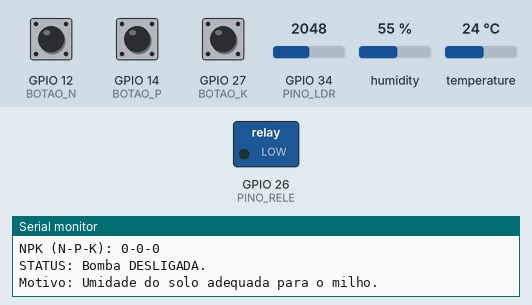
Simulated run of this sketch. Board: ESP32. Parts: switched loads named in the sketch (green lamp = pin HIGH), the last lines printed to the serial monitor. The inputs (shaded band) are chosen by the test bench; at power-on: humidity 55 %, GPIO 34 (PINO_LDR) = 2048, GPIO 12 (BOTAO_N) HIGH, GPIO 14 (BOTAO_P) HIGH, GPIO 27 (BOTAO_K) HIGH, temperature 24 °C.

Above: at 3.8 s.
3.9 s: humidity set to 53 %
At 6.7 s:
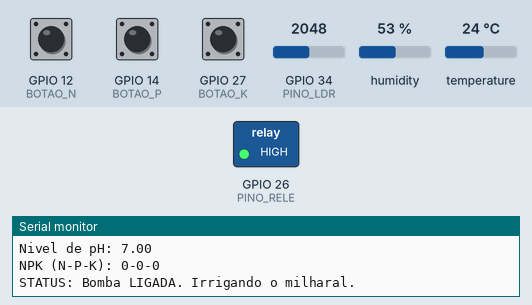
7.8 s: GPIO 34 (PINO_LDR) set to 2281
11.7 s: GPIO 34 (PINO_LDR) set to 2385
At 13.4 s:
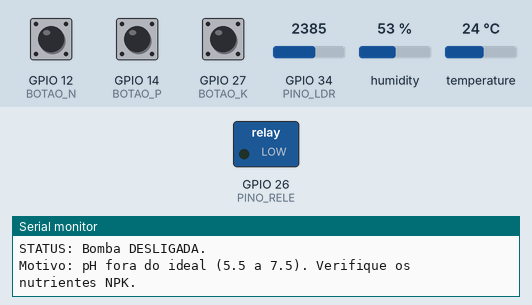
Timing chart, 0 to 14.9 s (numbered marks = the images above; inputs shaded):
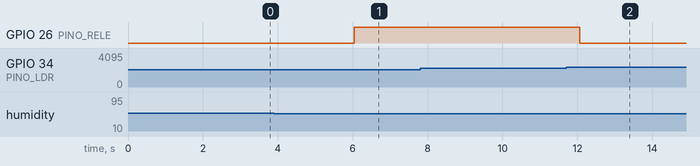

The sketch:

sketch.ino
```cpp
#include <DHT.h>

// Definição de Pinos
#define DHTPIN 15
#define DHTTYPE DHT22
#define PINO_LDR 34
#define PINO_RELE 26
#define BOTAO_N 12
#define BOTAO_P 14
#define BOTAO_K 27

DHT dht(DHTPIN, DHTTYPE);

// Variável para previsão do tempo (Vem do Python/Serial)
// 'S' = Sol (Pode irrigar), 'C' = Chuva (Suspender irrigação)
char previsaoTempo = 'S';

void setup() {
  Serial.begin(115200);
  dht.begin();

  pinMode(PINO_RELE, OUTPUT);
  pinMode(BOTAO_N, INPUT_PULLUP);
  pinMode(BOTAO_P, INPUT_PULLUP);
  pinMode(BOTAO_K, INPUT_PULLUP);

  digitalWrite(PINO_RELE, LOW); // Garante bomba desligada no início
  Serial.println("FarmTech Solutions - Sistema Iniciado (Cultura: MILHO)!");
}

void loop() {
  // 1. Leitura da previsão do tempo via Serial (Integração Python)
  if (Serial.available() > 0) {
    char dadoRecebido = Serial.read();
    if (dadoRecebido == 'S' || dadoRecebido == 'C') {
      previsaoTempo = dadoRecebido;
      Serial.print("Previsao do tempo atualizada: ");
      Serial.println(previsaoTempo == 'C' ? "Chuva" : "Sol");
    }
  }

  // 2. Leitura dos Sensores
  float umidade = dht.readHumidity();
  int valorLDR = analogRead(PINO_LDR);

  // Mapeia o LDR (0 a 4095) para pH (0 a 14)
  float pH = map(valorLDR, 0, 4095, 0, 14);

  // Leitura do NPK (LOW significa botão pressionado devido ao INPUT_PULLUP)
  bool nivelN = !digitalRead(BOTAO_N);
  bool nivelP = !digitalRead(BOTAO_P);
  bool nivelK = !digitalRead(BOTAO_K);

  // 3. Exibição dos Dados
  Serial.println("--- Dados Atuais ---");
  Serial.print("Umidade do Solo: "); Serial.print(umidade); Serial.println("%");
  Serial.print("Nivel de pH: "); Serial.println(pH);
  Serial.print("NPK (N-P-K): ");
  Serial.print(nivelN); Serial.print("-");
  Serial.print(nivelP); Serial.print("-");
  Serial.println(nivelK);

  // 4. Lógica de Irrigação (Cultura: MILHO)
  // Milho tolera pH entre 5.5 e 7.5. Umidade crítica abaixo de 55%.
  bool phAceitavel = (pH >= 5.5 && pH <= 7.5);
  bool precisaAgua = (umidade < 55.0);
  bool vaiChover = (previsaoTempo == 'C');

  if (precisaAgua && phAceitavel && !vaiChover) {
    digitalWrite(PINO_RELE, HIGH);
    Serial.println("STATUS: Bomba LIGADA. Irrigando o milharal.");
  } else {
    digitalWrite(PINO_RELE, LOW);
    Serial.println("STATUS: Bomba DESLIGADA.");
    if (vaiChover) Serial.println("Motivo: Previsao de Chuva.");
    if (!precisaAgua) Serial.println("Motivo: Umidade do solo adequada para o milho.");
    if (!phAceitavel) Serial.println("Motivo: pH fora do ideal (5.5 a 7.5). Verifique os nutrientes NPK.");
  }

  delay(3000); // Aguarda 3 segundos para a próxima leitura
}
```

Measured:
- the behaviour switches between 55 and 54 % on humidity (found by bisection; images 0 and 1)
- the behaviour switches between 2339 and 2340 on GPIO 34 (PINO_LDR) (found by bisection; images 1 and 2)
- after the input at 3.9 s, GPIO 26 (PINO_RELE): LOW → HIGH after 2.1 s
- after the input at 11.7 s, GPIO 26 (PINO_RELE): HIGH → LOW after 0.36 s
